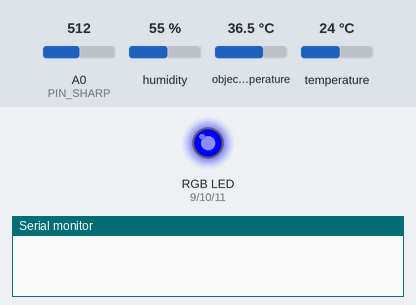
The sketch below on a simulated Arduino Uno, built with avr-gcc and run on an emulated ATmega328P. Parts: an RGB LED mixed from three pins (HIGH = lit), the last lines printed to the serial monitor. The test bench sets the inputs (shaded band); at power-on: A0 (PIN_SHARP) = 512, humidity 55 %, object temperature 36.5 °C, temperature 24 °C. Dim RGB values are drawn brighter than linear.

Above: at 0.6 s.
At 1.9 s:
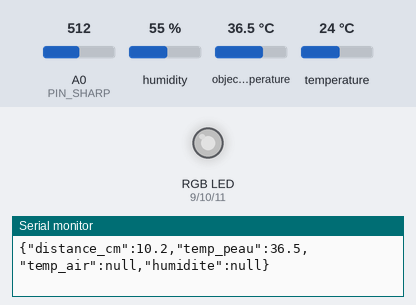
2.0 s: A0 (PIN_SHARP) set to 88
At 4.65 s:
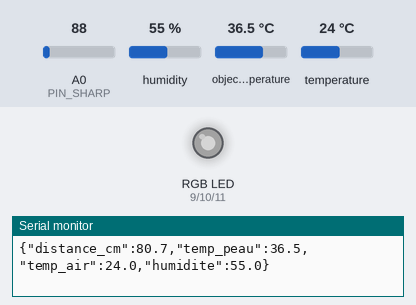
5.5 s: A0 (PIN_SHARP) set to 73
Timing chart, 0 to 18.5 s (numbered marks = the images above; inputs shaded):
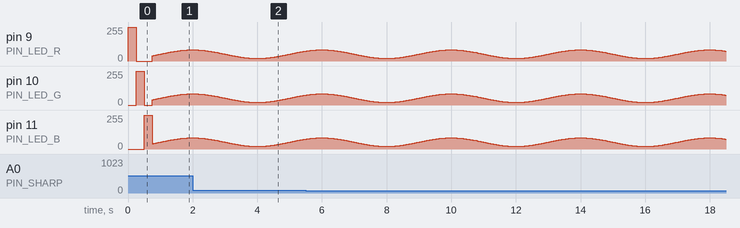

The sketch:

uno_capteurs.ino
```cpp
/*
 * Smart Skin Analyzer - Firmware ARDUINO UNO (capteurs + LED)
 * -----------------------------------------------------------
 * Adapté du firmware de J. Salek (https://github.com/jihanesalek263-png/SmartSkinAnalyzer,
 * smartskin_uno.ino). MÊME format JSON, donc son lire_capteurs.py fonctionne toujours :
 *   {"distance_cm":18.3,"temp_peau":33.4,"temp_air":24.1,"humidite":46.2}
 *
 * Changements pour le miroir :
 *   - envoi 4 fois par seconde (au lieu de toutes les 2 s) pour guider la personne en direct ;
 *     le DHT22 reste lu toutes les 2,5 s (il ne peut pas aller plus vite), sa valeur est répétée ;
 *   - pilotage de la LED RGB par le Raspberry Pi (commandes "ETAT ..." et "LED r g b").
 *
 * BRANCHEMENTS (Arduino Uno) :
 *   MLX90614 : VIN -> 3.3V (jamais 5V sur un capteur nu) | GND -> GND | SDA -> A4 | SCL -> A5
 *   DHT22    : patte 1 (VCC) -> 5V | patte 2 (DATA) -> D2 | patte 4 (GND) -> GND
 *              + résistance 10 kΩ entre la patte 1 et la patte 2
 *   Sharp IR GP2Y0A21 : rouge -> 5V | noir -> GND | jaune -> A0
 *   LED RGB  : R -> D9, G -> D10, B -> D11, chacune via une résistance de 220 Ω ;
 *              patte commune (la plus longue) -> GND (ou 5V : mettre LED_ANODE_COMMUNE à 1)
 *
 * Commandes reçues (une ligne, 115200 bauds) :
 *   ETAT ATTENTE | DETECTE | ANALYSE | OK | ERREUR | ETEINT      LED r g b      PING
 *
 * Bibliothèques : DHT sensor library + Adafruit Unified Sensor, Adafruit MLX90614 Library.
 */
#include <Wire.h>
#include <Adafruit_MLX90614.h>
#include "DHT.h"

#define PIN_DHT    2
#define PIN_SHARP  A0
#define PIN_LED_R  9
#define PIN_LED_G  10
#define PIN_LED_B  11
#define LED_ANODE_COMMUNE 0

const unsigned long PERIODE_ENVOI_MS = 250;
const unsigned long PERIODE_DHT_MS   = 2500;

DHT dht(PIN_DHT, DHT22);
Adafruit_MLX90614 mlx = Adafruit_MLX90614();
bool mlxOk = false;
float tempAir = NAN, humidite = NAN;
unsigned long tEnvoi = 0, tDht = 0, tEtat = 0;

enum Etat { ATTENTE, DETECTE, ANALYSE, OK_, ERREUR, ETEINT, FIXE };
Etat etat = ATTENTE;
byte fixR = 0, fixG = 0, fixB = 0;

// ---------------- Capteurs ----------------
// Distance en cm avec un Sharp GP2Y0A21 (portée 10-80 cm) - formule du firmware d'origine.
float lireDistanceCm() {
  long somme = 0;
  for (int i = 0; i < 10; i++) {            // moyenne de 10 mesures (réduit le bruit)
    somme += analogRead(PIN_SHARP);
    delay(2);
  }
  float volts = (somme / 10.0) * 5.0 / 1023.0;
  if (volts < 0.4) return NAN;               // rien devant le capteur / trop loin
  return 29.988 * pow(volts, -1.173);
}

void afficherValeur(const char* nom, float v, bool dernier = false) {
  Serial.print("\""); Serial.print(nom); Serial.print("\":");
  if (isnan(v)) Serial.print("null");
  else Serial.print(v, 1);
  if (!dernier) Serial.print(",");
}

// ---------------- LED ----------------
void ledBrute(byte r, byte g, byte b) {
#if LED_ANODE_COMMUNE
  r = 255 - r; g = 255 - g; b = 255 - b;
#endif
  analogWrite(PIN_LED_R, r);
  analogWrite(PIN_LED_G, g);
  analogWrite(PIN_LED_B, b);
}

float respiration(unsigned long periodeMs) {
  float ph = (millis() % periodeMs) / (float)periodeMs;
  return 0.5 - 0.5 * cos(2.0 * PI * ph);
}

void majLed() {
  unsigned long dt = millis() - tEtat;
  switch (etat) {
    case ATTENTE: { float k = 0.08 + 0.25 * respiration(4000); ledBrute(255 * k, 255 * k, 255 * k); break; }
    case DETECTE: ledBrute(0, 90, 255); break;
    case ANALYSE: { float k = 0.15 + 0.85 * respiration(1200); ledBrute(140 * k, 0, 255 * k); break; }
    case OK_:     ledBrute(0, 255, 60); if (dt > 5000) etat = ATTENTE; break;
    case ERREUR:  ledBrute(((dt / 250) % 2) ? 255 : 0, 0, 0); if (dt > 3000) etat = ATTENTE; break;
    case ETEINT:  ledBrute(0, 0, 0); break;
    case FIXE:    ledBrute(fixR, fixG, fixB); break;
  }
}

// ---------------- Commandes du Raspberry Pi ----------------
char ligne[40];
byte nLigne = 0;

void traiterCommande() {
  ligne[nLigne] = '\0';
  for (byte i = 0; i < nLigne; i++) ligne[i] = toupper(ligne[i]);
  int r, g, b;
  if (strcmp(ligne, "PING") == 0) { Serial.println("{\"type\":\"pong\"}"); }
  else if (strncmp(ligne, "LED ", 4) == 0 && sscanf(ligne + 4, "%d %d %d", &r, &g, &b) == 3) {
    fixR = constrain(r, 0, 255); fixG = constrain(g, 0, 255); fixB = constrain(b, 0, 255);
    etat = FIXE; tEtat = millis();
  }
  else if (strncmp(ligne, "ETAT ", 5) == 0) {
    const char* e = ligne + 5;
    if      (!strcmp(e, "ATTENTE")) etat = ATTENTE;
    else if (!strcmp(e, "DETECTE")) etat = DETECTE;
    else if (!strcmp(e, "ANALYSE")) etat = ANALYSE;
    else if (!strcmp(e, "OK"))      etat = OK_;
    else if (!strcmp(e, "ERREUR"))  etat = ERREUR;
    else if (!strcmp(e, "ETEINT"))  etat = ETEINT;
    tEtat = millis();
  }
  nLigne = 0;
}

void lireSerie() {
  while (Serial.available()) {
    char c = Serial.read();
    if (c == '\n' || c == '\r') { if (nLigne) traiterCommande(); }
    else if (nLigne < sizeof(ligne) - 1) ligne[nLigne++] = c;
  }
}

// ---------------- Programme ----------------
void setup() {
  Serial.begin(115200);
  pinMode(PIN_LED_R, OUTPUT); pinMode(PIN_LED_G, OUTPUT); pinMode(PIN_LED_B, OUTPUT);
  ledBrute(255, 0, 0); delay(250);           // test de la LED : rouge, vert, bleu
  ledBrute(0, 255, 0); delay(250);
  ledBrute(0, 0, 255); delay(250);
  ledBrute(0, 0, 0);
  dht.begin();
  mlxOk = mlx.begin();
  if (!mlxOk) {
    Serial.println("{\"erreur\":\"MLX90614 non detecte (verifie SDA/SCL/alim)\"}");
  }
  tEtat = millis();
}

void loop() {
  unsigned long now = millis();
  lireSerie();
  majLed();

  if (now - tDht >= PERIODE_DHT_MS) {        // le DHT22 ne se lit pas plus vite que ~2 s
    tDht = now;
    float t = dht.readTemperature(), h = dht.readHumidity();
    if (!isnan(t) && !isnan(h)) { tempAir = t; humidite = h; }
  }
  if (now - tEnvoi >= PERIODE_ENVOI_MS) {
    tEnvoi = now;
    float distance = lireDistanceCm();
    float tempPeau = mlxOk ? mlx.readObjectTempC() : NAN;
    Serial.print("{");
    afficherValeur("distance_cm", distance);
    afficherValeur("temp_peau", tempPeau);
    afficherValeur("temp_air", tempAir);
    afficherValeur("humidite", humidite, true);
    Serial.println("}");
  }
}
```
